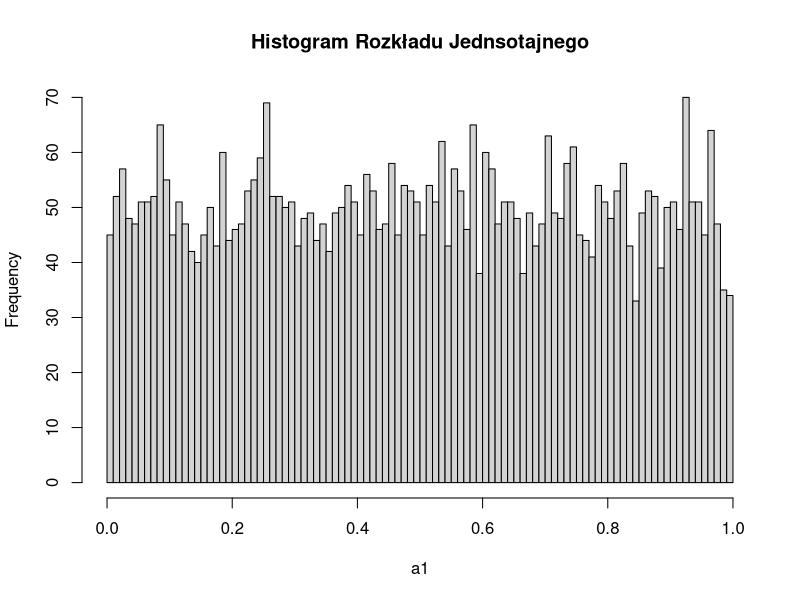
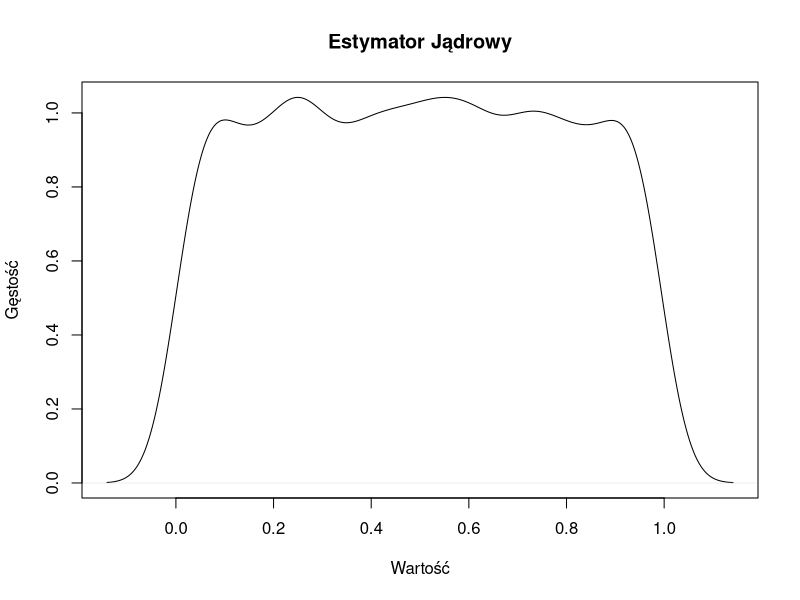
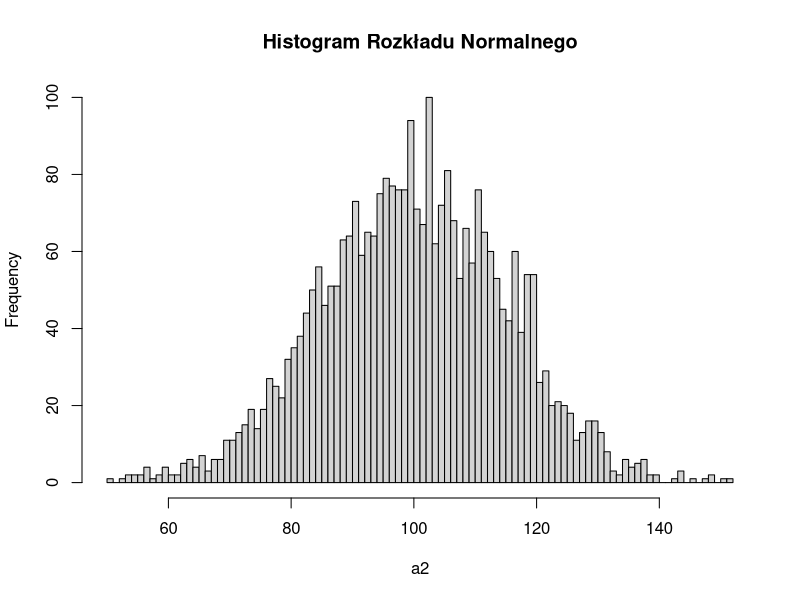
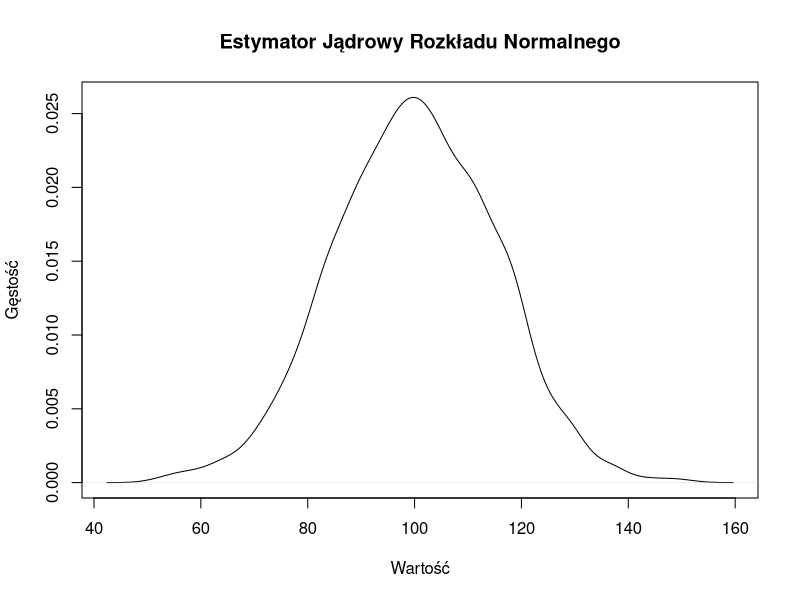

Recreate these plots in R, in order.
#1
a1 = runif(5000)
#Wykresy dla Jednostajnego
hist(a1,breaks = 100,main = "Histogram Rozkładu Jednsotajnego")
x = density(a1)
plot(x,main = "Estymator Jądrowy",xlab = "Wartość",ylab = "Gęstość")
#Wykresy dla normalnego
a2 = rnorm(3000,100,15)
hist(a2,breaks = 100,main = "Histogram Rozkładu Normalnego")
y = density(a2)
plot(y,main = "Estymator Jądrowy Rozkładu Normalnego",xlab = "Wartość",ylab = "Gęstość")

#2 
#a
b1 = runif(600)
rzuty = floor(b1*6)+1
var_rzuty = var(rzuty)
srednia_rzuty = mean(rzuty)
czestosc_rzuty = table(rzuty)
ramka_danych = as.data.frame(czestosc_rzuty)
var_czestosci = var(czestosc_rzuty)
#b
b2 = sample(1:6,600, replace = TRUE)

#3
k = c(0,1,2,3)
P = c(0.3,0.4,0.2,0.1)
c1 = sample(k,1000, replace = TRUE,prob = P)

#4 
#a
d1 = rbinom(100,10,0.3)
# każda liczba, liczbą sukcesów w jednej iteracji
#b
d2 = rgeom(50,0.4)
#każda liczba, liczbą prób do uzyskania pierwszego sukcesu

#c

mi = 3
x = 0
p = exp(-mi)
u = runif(1)
s = p

realizations = numeric(0)
while(length(realizations)<= 50)
{
  while(s<u)
  {
    x = x + 1
    p = (mi *p) / x
    s = s + p
  }
  realizations = c(realizations,x)
  x = 0
  p = exp(-mi)
  u = runif(1)
  s = p
}
print(realizations)

#5
#a
result = numeric(0)
n = 1
while(n<200)
{
  u = runif(1)
  g_inv = sqrt(4*u)
  x = g_inv
  n = n + 1
  result = c(result,x)
}
print(result)


#b
v = 0
result = numeric(n)
while (v < 200) {
  x = runif(1, min = 0, max = 2)
  u = runif(1)
  if (u <= 0.5*x / (2 * 1)) {
    result[v + 1] <- x
    v = v + 1
  }
}
print(result)

